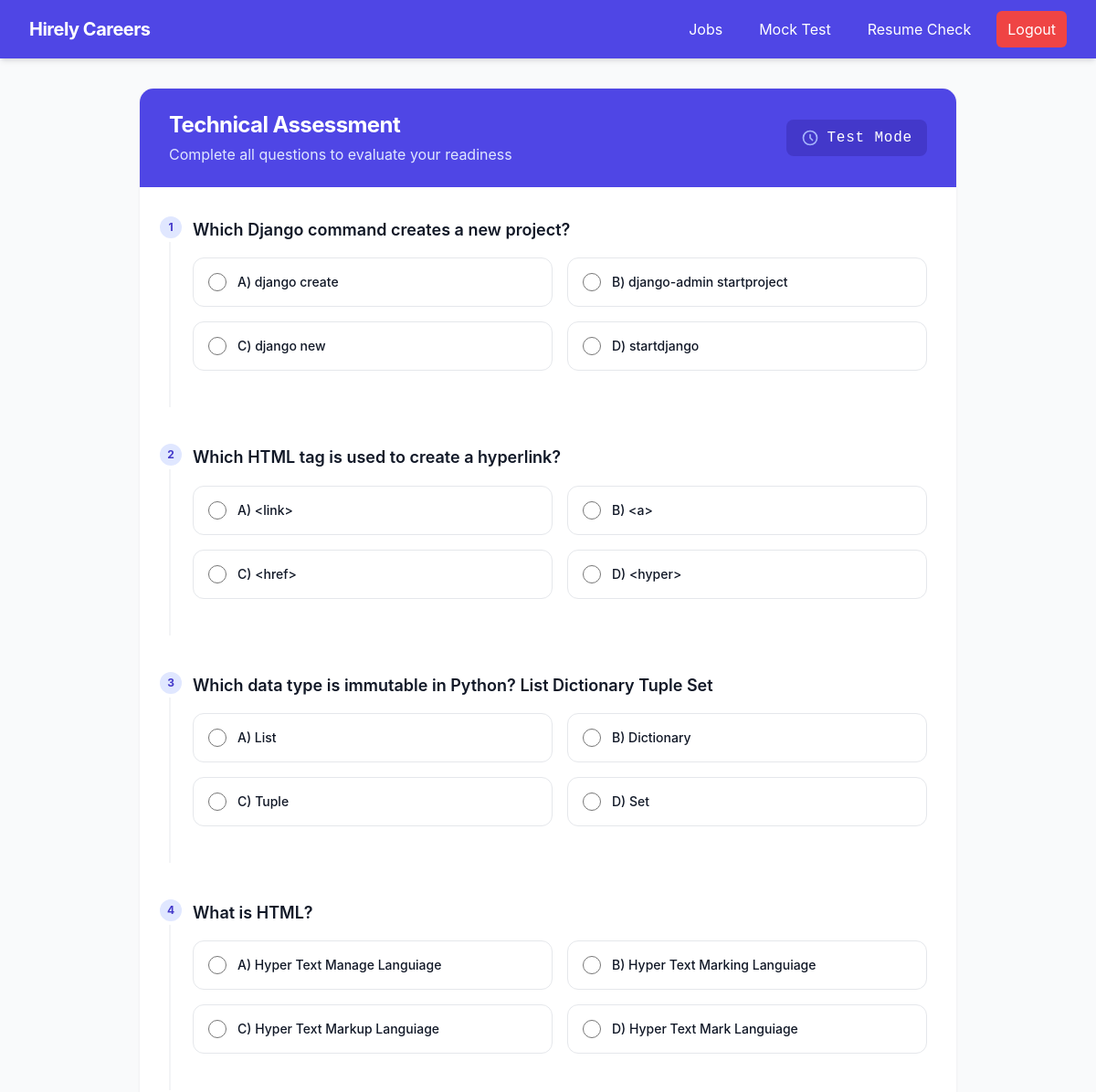
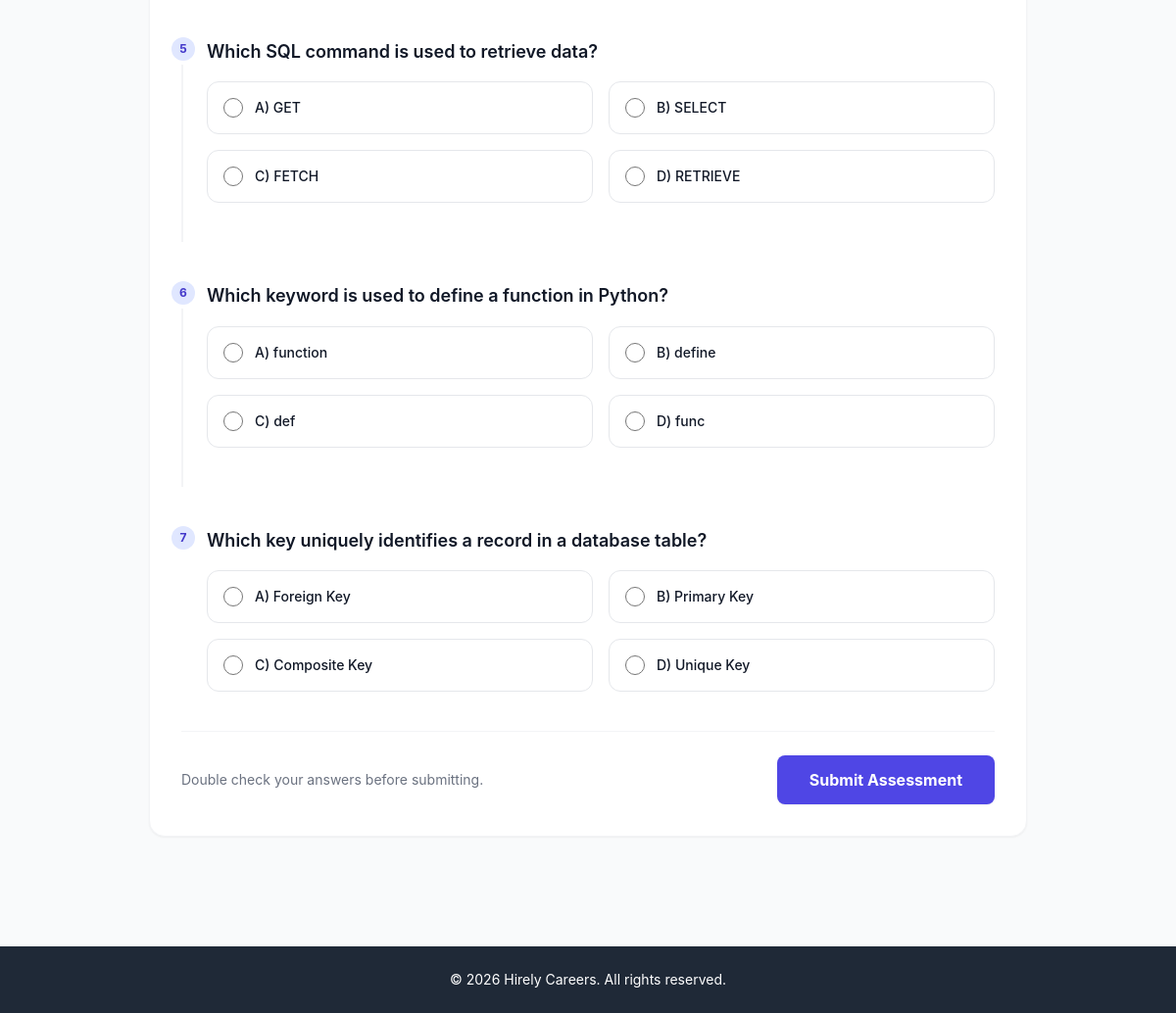
Screenshot of /mocktest/ (signed in) with the database file from the repository (2 pictures, top to bottom).
### mocktest/models.py (models this page shows, shortened)
class Question(models.Model):
    text = models.TextField()
    option_a = models.CharField(max_length=200)
    option_b = models.CharField(max_length=200)
    option_c = models.CharField(max_length=200)
    option_d = models.CharField(max_length=200)
    correct_option = models.CharField(max_length=1, choices=[('A','A'),('B','B'),('C','C'),('D','D')])

### mocktest/views.py (the view, shortened to what this page needs)
# urls.py: path('', views.take_test, name='take_test'),
@login_required
def take_test(request):
    questions = Question.objects.all().order_by('?')[:10]
    return render(request, 'mocktest/take_test.html', {
        'questions': questions
    })

### templates/mocktest/take_test.html (shortened to what this page needs)
{% extends 'base.html' %}
{% block content %}
<div class="max-w-4xl mx-auto">
    <div class="bg-white rounded-2xl shadow-sm border border-gray-100 overflow-hidden mb-8">
        <div class="bg-indigo-600 px-8 py-6 text-white flex justify-between items-center">
            <div>
                <h2 class="text-2xl font-bold tracking-tight">Technical Assessment</h2>
                <p class="text-indigo-100 mt-1">Complete all questions to evaluate your readiness</p>
            </div>
            <div class="hidden md:flex items-center space-x-2 bg-indigo-700 px-4 py-2 rounded-lg">
                <svg class="w-5 h-5 text-indigo-300" fill="none" stroke="currentColor" viewBox="0 0 24 24">
                    <path stroke-linecap="round" stroke-linejoin="round" stroke-width="2"
                        d="M12 8v4l3 3m6-3a9 9 0 11-18 0 9 9 0 0118 0z"></path>
                </svg>
                <span class="font-mono font-medium tracking-wider">Test Mode</span>
            </div>
        </div>
        <form method="post" class="p-8">
            <div class="space-y-10">
                {% for q in questions %}
                <div
                    class="question-block relative pl-6 border-l-2 {% if forloop.last %}border-transparent{% else %}border-gray-100 pb-10{% endif %}">
                    <div
                        class="absolute -left-3 top-0 w-6 h-6 rounded-full bg-indigo-100 text-indigo-700 flex items-center justify-center font-bold text-xs ring-4 ring-white">
                        {{ forloop.counter }}
                    </div>
                    <p class="font-semibold text-gray-900 text-lg mb-4 leading-relaxed">{{ q.text }}</p>
                    <div class="grid grid-cols-1 md:grid-cols-2 gap-4">
                        <label
                            class="relative flex items-center p-4 border border-gray-200 rounded-xl cursor-pointer hover:bg-indigo-50 hover:border-indigo-200 transition-colors group">
                            <input type="radio" name="question_{{ q.id }}" value="A"
                                class="w-5 h-5 text-indigo-600 border-gray-300 focus:ring-indigo-500 rounded-full"
                                required>
                            <span class="ml-3 flex flex-col">
                                <span class="block text-sm font-medium text-gray-900">A) {{ q.option_a }}</span>
                            </span>
                        </label>
                        <label
                            class="relative flex items-center p-4 border border-gray-200 rounded-xl cursor-pointer hover:bg-indigo-50 hover:border-indigo-200 transition-colors group">
                            <input type="radio" name="question_{{ q.id }}" value="B"
                                class="w-5 h-5 text-indigo-600 border-gray-300 focus:ring-indigo-500 rounded-full"
                                required>
                            <span class="ml-3 flex flex-col">
                                <span class="block text-sm font-medium text-gray-900">B) {{ q.option_b }}</span>
                            </span>
                        </label>
                        <label
                            class="relative flex items-center p-4 border border-gray-200 rounded-xl cursor-pointer hover:bg-indigo-50 hover:border-indigo-200 transition-colors group">
                            <input type="radio" name="question_{{ q.id }}" value="C"
                                class="w-5 h-5 text-indigo-600 border-gray-300 focus:ring-indigo-500 rounded-full"
                                required>
                            <span class="ml-3 flex flex-col">
                                <span class="block text-sm font-medium text-gray-900">C) {{ q.option_c }}</span>
                            </span>
                        </label>
                        <label
                            class="relative flex items-center p-4 border border-gray-200 rounded-xl cursor-pointer hover:bg-indigo-50 hover:border-indigo-200 transition-colors group">
                            <input type="radio" name="question_{{ q.id }}" value="D"
                                class="w-5 h-5 text-indigo-600 border-gray-300 focus:ring-indigo-500 rounded-full"
                                required>
                            <span class="ml-3 flex flex-col">
                                <span class="block text-sm font-medium text-gray-900">D) {{ q.option_d }}</span>
                            </span>
                        </label>
                    </div>
                </div>
                {% endfor %}
            </div>
            {% if questions %}
            <div class="mt-10 pt-6 border-t border-gray-100 flex items-center justify-between">
                <p class="text-sm text-gray-500">Double check your answers before submitting.</p>
                <button type="submit"
                    class="inline-flex justify-center py-3 px-8 border border-transparent shadow-sm text-base font-bold rounded-lg text-white bg-indigo-600 hover:bg-indigo-700 focus:outline-none focus:ring-2 focus:ring-offset-2 focus:ring-indigo-500 transition-transform transform hover:-translate-y-0.5">
                    Submit Assessment
                </button>
            </div>
            {% endif %}
        </form>
    </div>
</div>
{% endblock %}

### templates/base.html (shortened to what this page needs)
<!DOCTYPE html>
<html lang="en">
<head>
    <script src="https://cdn.tailwindcss.com"></script>
</head>
<body class="bg-gray-50 flex flex-col min-h-screen">
    <nav class="bg-indigo-600 text-white shadow-md">
        <div class="max-w-7xl mx-auto px-4 sm:px-6 lg:px-8">
            <div class="flex items-center justify-between h-16">
                <div class="flex items-center">
                    <a href="{% url 'dashboard' %}" class="font-bold text-xl tracking-tight">Hirely Careers</a>
                </div>
                <div class="flex space-x-4">
                    {% if user.is_authenticated %}
                    {% if user.is_superuser %}
                    <a href="{% url 'admin_dashboard' %}"
                        class="hover:bg-indigo-700 px-3 py-2 rounded-md transition">Admin Dashboard</a>
                    {% else %}
                    <a href="{% url 'job_list' %}" class="hover:bg-indigo-700 px-3 py-2 rounded-md transition">Jobs</a>
                    <a href="{% url 'take_test' %}" class="hover:bg-indigo-700 px-3 py-2 rounded-md transition">Mock
                        Test</a>
                    <a href="{% url 'check_resume' %}"
                        class="hover:bg-indigo-700 px-3 py-2 rounded-md transition">Resume Check</a>
                    {% endif %}
                    <form method="post" action="{% url 'logout' %}" class="inline">
                        <button type="submit"
                            class="bg-red-500 hover:bg-red-600 px-3 py-2 rounded-md transition cursor-pointer">Logout</button>
                    </form>
                    {% else %}
                    <a href="{% url 'login' %}" class="hover:bg-indigo-700 px-3 py-2 rounded-md transition">Login</a>
                    <a href="{% url 'register' %}"
                        class="bg-white text-indigo-600 hover:bg-gray-100 px-3 py-2 rounded-md transition">Register</a>
                    {% endif %}
                </div>
            </div>
        </div>
    </nav>
    <main class="flex-grow max-w-7xl mx-auto px-4 sm:px-6 lg:px-8 py-8 w-full">
        {% block content %}{% endblock %}
    </main>
    <footer class="bg-gray-800 text-white py-6 mt-12">
        <div class="max-w-7xl mx-auto px-4 text-center text-sm">
            &copy; {% now "Y" %} Hirely Careers. All rights reserved.
        </div>
    </footer>
</body>
</html>

### templates/base.html (style rules this page uses)
body { font-family: 'Inter', sans-serif; background-color: #f3f4f6; }

### rows the page displays
Question: text "Which Django command creates a new project?", option_a "django create", option_b "django-admin startproject", option_c "django new", option_d "startdjango"
Question: text "Which HTML tag is used to create a hyperlink?", option_a "<link>", option_b "<a>", option_c "<href>", option_d "<hyper>"
Question: text "Which data type is immutable in Python? List Dictionary Tuple Set", option_a "List", option_b "Dictionary", option_c "Tuple", option_d "Set"
Question: text "What is HTML?", option_a "Hyper Text Manage Languiage", option_b "Hyper Text Marking Languiage", option_c "Hyper Text Markup Languiage", option_d "Hyper Text Mark Languiage"
Question: text "Which SQL command is used to retrieve data?", option_a "GET", option_b "SELECT", option_c "FETCH", option_d "RETRIEVE"
Question: text "Which keyword is used to define a function in Python?", option_a "function", option_b "define", option_c "def", option_d "func"
Question: text "Which key uniquely identifies a record in a database table?", option_a "Foreign Key", option_b "Primary Key", option_c "Composite Key", option_d "Unique Key"
